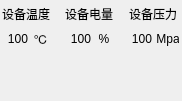
<?xml version="1.0" encoding="UTF-8"?>
<ui version="4.0">
 <class>EquipmentSetting</class>
 <widget class="QWidget" name="EquipmentSetting">
  <property name="geometry">
   <rect>
    <x>0</x>
    <y>0</y>
    <width>182</width>
    <height>101</height>
   </rect>
  </property>
  <property name="styleSheet">
   <string notr="true"/>
  </property>
  <layout class="QGridLayout" name="gridLayout">
   <property name="horizontalSpacing">
    <number>10</number>
   </property>
   <property name="verticalSpacing">
    <number>0</number>
   </property>
   <property name="margin">
    <number>0</number>
   </property>
   <item row="0" column="0">
    <layout class="QVBoxLayout" name="verticalLayout" stretch="0,0,0">
     <property name="spacing">
      <number>5</number>
     </property>
     <item>
      <layout class="QHBoxLayout" name="horizontalLayout_6">
       <property name="spacing">
        <number>0</number>
       </property>
       <item>
        <spacer name="horizontalSpacer_5">
         <property name="orientation">
          <enum>Qt::Horizontal</enum>
         </property>
         <property name="sizeHint" stdset="0">
          <size>
           <width>40</width>
           <height>20</height>
          </size>
         </property>
        </spacer>
       </item>
       <item>
        <widget class="QLabel" name="label_sbwd">
         <property name="maximumSize">
          <size>
           <width>60</width>
           <height>16</height>
          </size>
         </property>
         <property name="text">
          <string>设备温度</string>
         </property>
         <property name="alignment">
          <set>Qt::AlignCenter</set>
         </property>
        </widget>
       </item>
       <item>
        <spacer name="horizontalSpacer_6">
         <property name="orientation">
          <enum>Qt::Horizontal</enum>
         </property>
         <property name="sizeHint" stdset="0">
          <size>
           <width>40</width>
           <height>20</height>
          </size>
         </property>
        </spacer>
       </item>
      </layout>
     </item>
     <item>
      <layout class="QHBoxLayout" name="horizontalLayout_5">
       <property name="spacing">
        <number>0</number>
       </property>
       <item>
        <spacer name="horizontalSpacer_3">
         <property name="orientation">
          <enum>Qt::Horizontal</enum>
         </property>
         <property name="sizeHint" stdset="0">
          <size>
           <width>40</width>
           <height>20</height>
          </size>
         </property>
        </spacer>
       </item>
       <item>
        <layout class="QHBoxLayout" name="horizontalLayout">
         <property name="spacing">
          <number>0</number>
         </property>
         <item>
          <widget class="QLabel" name="label_tmdata">
           <property name="minimumSize">
            <size>
             <width>30</width>
             <height>20</height>
            </size>
           </property>
           <property name="maximumSize">
            <size>
             <width>20</width>
             <height>30</height>
            </size>
           </property>
           <property name="text">
            <string>100</string>
           </property>
           <property name="alignment">
            <set>Qt::AlignCenter</set>
           </property>
          </widget>
         </item>
         <item>
          <widget class="QLabel" name="label_ssd">
           <property name="minimumSize">
            <size>
             <width>16</width>
             <height>16</height>
            </size>
           </property>
           <property name="maximumSize">
            <size>
             <width>16</width>
             <height>16</height>
            </size>
           </property>
           <property name="text">
            <string>℃</string>
           </property>
           <property name="alignment">
            <set>Qt::AlignCenter</set>
           </property>
          </widget>
         </item>
        </layout>
       </item>
       <item>
        <spacer name="horizontalSpacer_4">
         <property name="orientation">
          <enum>Qt::Horizontal</enum>
         </property>
         <property name="sizeHint" stdset="0">
          <size>
           <width>40</width>
           <height>20</height>
          </size>
         </property>
        </spacer>
       </item>
      </layout>
     </item>
     <item>
      <layout class="QHBoxLayout" name="horizontalLayout_4">
       <property name="spacing">
        <number>0</number>
       </property>
       <property name="topMargin">
        <number>6</number>
       </property>
       <item>
        <spacer name="horizontalSpacer">
         <property name="orientation">
          <enum>Qt::Horizontal</enum>
         </property>
         <property name="sizeHint" stdset="0">
          <size>
           <width>40</width>
           <height>20</height>
          </size>
         </property>
        </spacer>
       </item>
       <item>
        <widget class="QLabel" name="label_tmimage">
         <property name="minimumSize">
          <size>
           <width>27</width>
           <height>36</height>
          </size>
         </property>
         <property name="maximumSize">
          <size>
           <width>27</width>
           <height>36</height>
          </size>
         </property>
         <property name="styleSheet">
          <string notr="true"/>
         </property>
         <property name="text">
          <string/>
         </property>
        </widget>
       </item>
       <item>
        <spacer name="horizontalSpacer_2">
         <property name="orientation">
          <enum>Qt::Horizontal</enum>
         </property>
         <property name="sizeHint" stdset="0">
          <size>
           <width>40</width>
           <height>20</height>
          </size>
         </property>
        </spacer>
       </item>
      </layout>
     </item>
    </layout>
   </item>
   <item row="0" column="1">
    <layout class="QVBoxLayout" name="verticalLayout_2">
     <property name="spacing">
      <number>5</number>
     </property>
     <item>
      <layout class="QHBoxLayout" name="horizontalLayout_7">
       <property name="spacing">
        <number>0</number>
       </property>
       <item>
        <spacer name="horizontalSpacer_7">
         <property name="orientation">
          <enum>Qt::Horizontal</enum>
         </property>
         <property name="sizeHint" stdset="0">
          <size>
           <width>40</width>
           <height>20</height>
          </size>
         </property>
        </spacer>
       </item>
       <item>
        <widget class="QLabel" name="label_sbdl">
         <property name="maximumSize">
          <size>
           <width>60</width>
           <height>16</height>
          </size>
         </property>
         <property name="text">
          <string>设备电量</string>
         </property>
         <property name="alignment">
          <set>Qt::AlignCenter</set>
         </property>
        </widget>
       </item>
       <item>
        <spacer name="horizontalSpacer_8">
         <property name="orientation">
          <enum>Qt::Horizontal</enum>
         </property>
         <property name="sizeHint" stdset="0">
          <size>
           <width>40</width>
           <height>20</height>
          </size>
         </property>
        </spacer>
       </item>
      </layout>
     </item>
     <item>
      <layout class="QHBoxLayout" name="horizontalLayout_8">
       <property name="spacing">
        <number>0</number>
       </property>
       <item>
        <spacer name="horizontalSpacer_9">
         <property name="orientation">
          <enum>Qt::Horizontal</enum>
         </property>
         <property name="sizeHint" stdset="0">
          <size>
           <width>40</width>
           <height>20</height>
          </size>
         </property>
        </spacer>
       </item>
       <item>
        <layout class="QHBoxLayout" name="horizontalLayout_9">
         <property name="spacing">
          <number>0</number>
         </property>
         <item>
          <widget class="QLabel" name="label_btdata">
           <property name="minimumSize">
            <size>
             <width>30</width>
             <height>20</height>
            </size>
           </property>
           <property name="maximumSize">
            <size>
             <width>20</width>
             <height>30</height>
            </size>
           </property>
           <property name="text">
            <string>100</string>
           </property>
           <property name="alignment">
            <set>Qt::AlignCenter</set>
           </property>
          </widget>
         </item>
         <item>
          <widget class="QLabel" name="label_pr">
           <property name="minimumSize">
            <size>
             <width>16</width>
             <height>16</height>
            </size>
           </property>
           <property name="maximumSize">
            <size>
             <width>16</width>
             <height>16</height>
            </size>
           </property>
           <property name="text">
            <string>%</string>
           </property>
           <property name="alignment">
            <set>Qt::AlignCenter</set>
           </property>
          </widget>
         </item>
        </layout>
       </item>
       <item>
        <spacer name="horizontalSpacer_10">
         <property name="orientation">
          <enum>Qt::Horizontal</enum>
         </property>
         <property name="sizeHint" stdset="0">
          <size>
           <width>40</width>
           <height>20</height>
          </size>
         </property>
        </spacer>
       </item>
      </layout>
     </item>
     <item>
      <layout class="QHBoxLayout" name="horizontalLayout_10">
       <property name="spacing">
        <number>0</number>
       </property>
       <property name="topMargin">
        <number>6</number>
       </property>
       <item>
        <spacer name="horizontalSpacer_11">
         <property name="orientation">
          <enum>Qt::Horizontal</enum>
         </property>
         <property name="sizeHint" stdset="0">
          <size>
           <width>40</width>
           <height>20</height>
          </size>
         </property>
        </spacer>
       </item>
       <item>
        <widget class="QLabel" name="label_btimage">
         <property name="minimumSize">
          <size>
           <width>20</width>
           <height>34</height>
          </size>
         </property>
         <property name="maximumSize">
          <size>
           <width>20</width>
           <height>34</height>
          </size>
         </property>
         <property name="styleSheet">
          <string notr="true"/>
         </property>
         <property name="text">
          <string/>
         </property>
        </widget>
       </item>
       <item>
        <spacer name="horizontalSpacer_12">
         <property name="orientation">
          <enum>Qt::Horizontal</enum>
         </property>
         <property name="sizeHint" stdset="0">
          <size>
           <width>40</width>
           <height>20</height>
          </size>
         </property>
        </spacer>
       </item>
      </layout>
     </item>
    </layout>
   </item>
   <item row="0" column="2">
    <layout class="QVBoxLayout" name="verticalLayout_3">
     <property name="spacing">
      <number>5</number>
     </property>
     <item>
      <layout class="QHBoxLayout" name="horizontalLayout_11">
       <property name="spacing">
        <number>0</number>
       </property>
       <item>
        <spacer name="horizontalSpacer_13">
         <property name="orientation">
          <enum>Qt::Horizontal</enum>
         </property>
         <property name="sizeHint" stdset="0">
          <size>
           <width>40</width>
           <height>20</height>
          </size>
         </property>
        </spacer>
       </item>
       <item>
        <widget class="QLabel" name="label_sbyl">
         <property name="maximumSize">
          <size>
           <width>60</width>
           <height>16</height>
          </size>
         </property>
         <property name="text">
          <string>设备压力</string>
         </property>
         <property name="alignment">
          <set>Qt::AlignCenter</set>
         </property>
        </widget>
       </item>
       <item>
        <spacer name="horizontalSpacer_14">
         <property name="orientation">
          <enum>Qt::Horizontal</enum>
         </property>
         <property name="sizeHint" stdset="0">
          <size>
           <width>40</width>
           <height>20</height>
          </size>
         </property>
        </spacer>
       </item>
      </layout>
     </item>
     <item>
      <layout class="QHBoxLayout" name="horizontalLayout_12">
       <property name="spacing">
        <number>0</number>
       </property>
       <item>
        <spacer name="horizontalSpacer_15">
         <property name="orientation">
          <enum>Qt::Horizontal</enum>
         </property>
         <property name="sizeHint" stdset="0">
          <size>
           <width>40</width>
           <height>20</height>
          </size>
         </property>
        </spacer>
       </item>
       <item>
        <layout class="QHBoxLayout" name="horizontalLayout_13">
         <property name="spacing">
          <number>0</number>
         </property>
         <item>
          <widget class="QLabel" name="label_prdata">
           <property name="minimumSize">
            <size>
             <width>30</width>
             <height>20</height>
            </size>
           </property>
           <property name="maximumSize">
            <size>
             <width>20</width>
             <height>30</height>
            </size>
           </property>
           <property name="text">
            <string>100</string>
           </property>
           <property name="alignment">
            <set>Qt::AlignCenter</set>
           </property>
          </widget>
         </item>
         <item>
          <widget class="QLabel" name="label_mpa">
           <property name="minimumSize">
            <size>
             <width>22</width>
             <height>16</height>
            </size>
           </property>
           <property name="maximumSize">
            <size>
             <width>16</width>
             <height>16</height>
            </size>
           </property>
           <property name="text">
            <string>Mpa</string>
           </property>
           <property name="alignment">
            <set>Qt::AlignCenter</set>
           </property>
          </widget>
         </item>
        </layout>
       </item>
       <item>
        <spacer name="horizontalSpacer_16">
         <property name="orientation">
          <enum>Qt::Horizontal</enum>
         </property>
         <property name="sizeHint" stdset="0">
          <size>
           <width>40</width>
           <height>20</height>
          </size>
         </property>
        </spacer>
       </item>
      </layout>
     </item>
     <item>
      <layout class="QHBoxLayout" name="horizontalLayout_14">
       <property name="spacing">
        <number>0</number>
       </property>
       <property name="topMargin">
        <number>6</number>
       </property>
       <item>
        <spacer name="horizontalSpacer_17">
         <property name="orientation">
          <enum>Qt::Horizontal</enum>
         </property>
         <property name="sizeHint" stdset="0">
          <size>
           <width>40</width>
           <height>20</height>
          </size>
         </property>
        </spacer>
       </item>
       <item>
        <widget class="QLabel" name="label_primage">
         <property name="minimumSize">
          <size>
           <width>32</width>
           <height>33</height>
          </size>
         </property>
         <property name="maximumSize">
          <size>
           <width>32</width>
           <height>33</height>
          </size>
         </property>
         <property name="styleSheet">
          <string notr="true"/>
         </property>
         <property name="text">
          <string/>
         </property>
        </widget>
       </item>
       <item>
        <spacer name="horizontalSpacer_18">
         <property name="orientation">
          <enum>Qt::Horizontal</enum>
         </property>
         <property name="sizeHint" stdset="0">
          <size>
           <width>40</width>
           <height>20</height>
          </size>
         </property>
        </spacer>
       </item>
      </layout>
     </item>
    </layout>
   </item>
  </layout>
 </widget>
 <resources>
  <include location="EquipmentInfoResource.qrc"/>
 </resources>
 <connections/>
</ui>
